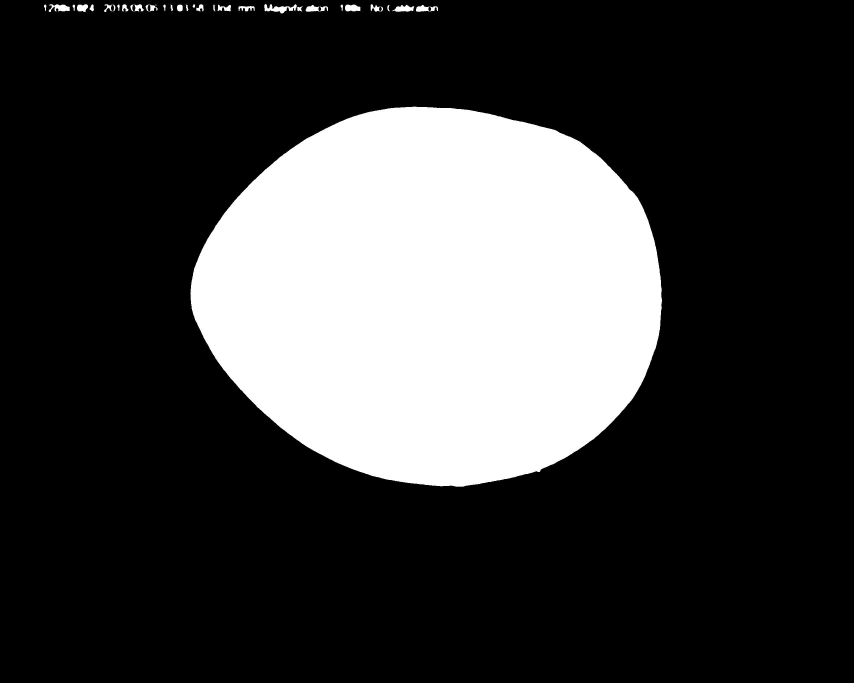
%> input picture grains/Grain1-bw.jpg, 2560 x 2048 px (shown at 1/3 size)
$ octave --eval "result = boundary(imread('grains/Grain1-bw.jpg'));"   (GNU Octave 9; MATLAB toolbox functions it lacks are replaced by stand-ins)
%> lines starting %> are read from the running program, lines starting %| are printed output that depends on the picture; in (x1, y1, x2, y2) boxes, pixels count from 0 and x2, y2 are one past the last pixel; in counts of white or black regions, pixels touching at a corner belong together; the program's own positions count from 1
function[boundary,cc]=boundary(bw)
bw=im2bw(bw);
%> bw: size 2048x2560 logical; 24% white; 33 white regions (1 under 20 px), largest, box (x1, y1, x2, y2) and area: (571, 320, 1986, 1460) 1245956, (793, 12, 890, 40) 1314, (146, 13, 209, 36) 893
bw=bwareaopen(bw,5000);
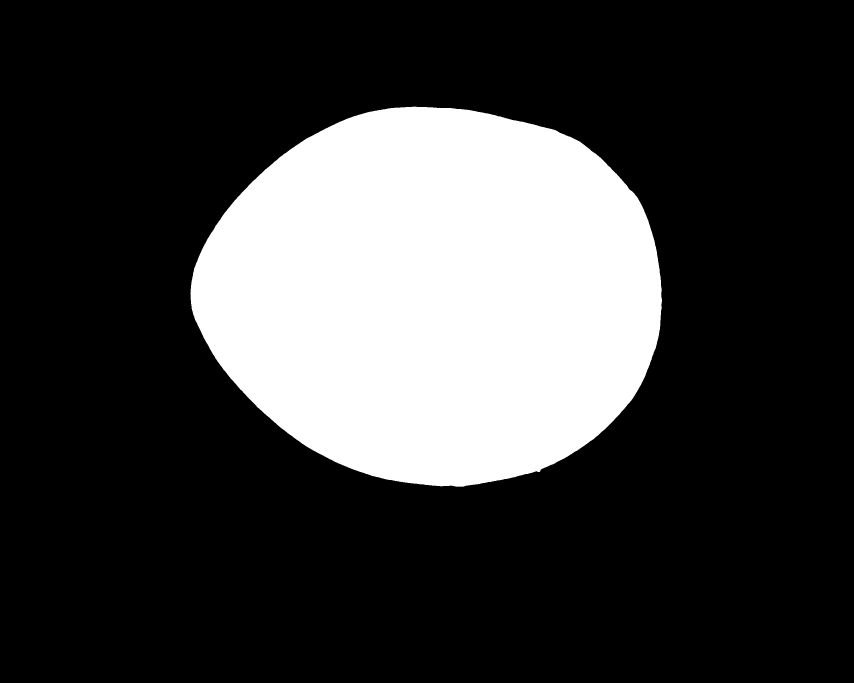
%> bw: size 2048x2560 logical (shown at 1/3 size); 23.8% white; 1 white region, box (x1, y1, x2, y2) and area: (571, 320, 1986, 1460) 1245956
bw = imclearborder(bw);
bw = imfill(bw,'holes');
cc=bwconncomp(bw,8);
%> cc = 1 connected component

[B,~] = bwboundaries(bw);
%> B = 1 boundary; box (x1, y1, x2, y2) and points: (571, 320, 1986, 1460) 3586
boundary =0;
for k = 1:length(B)
    boundary = B{k};
end
%> this loop made 1 pass

end
